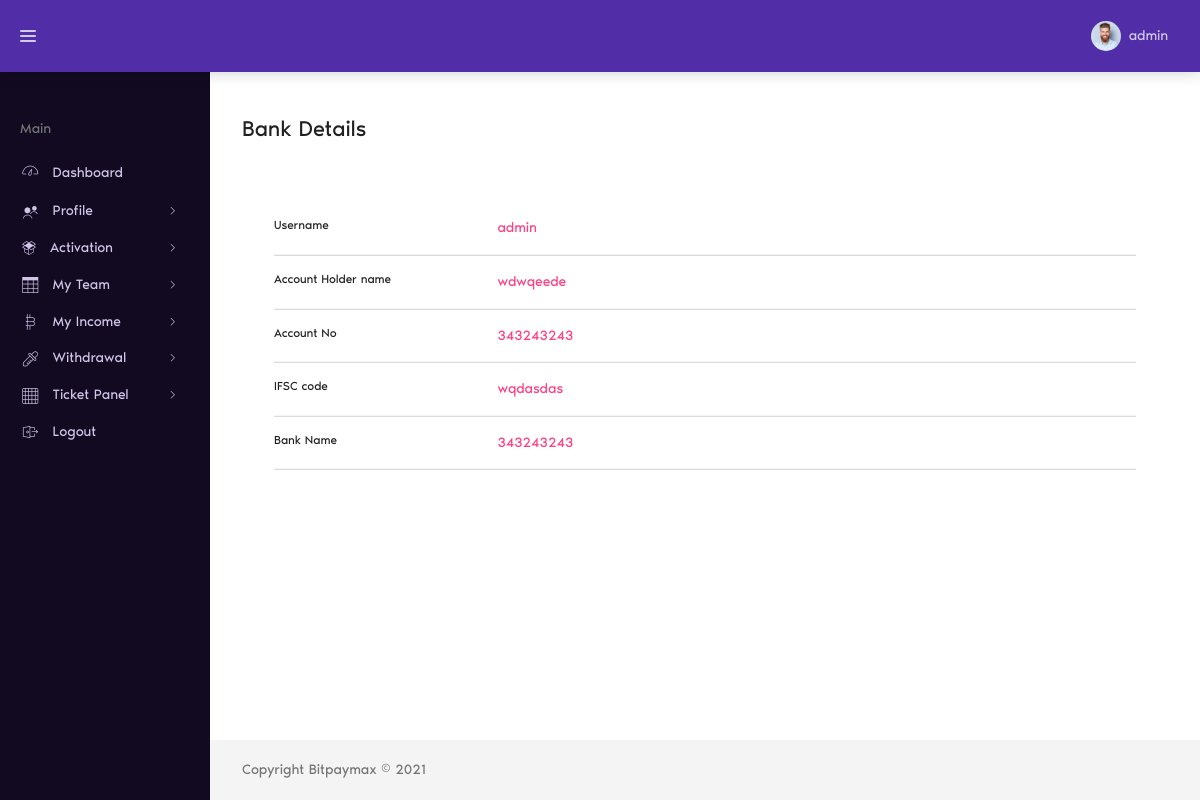
The page /profile/bank-details/ (signed in) on the database its author committed.
### account/models.py (models this page shows, shortened)
class Account(AbstractBaseUser):
	email 					= models.EmailField(verbose_name="email", max_length=60, unique=False,blank=True,null=True)
	username 				= models.CharField(max_length=30, unique=True)
	date_joined				= models.DateTimeField(verbose_name='date joined', auto_now_add=True)
	date_active				= models.DateTimeField(verbose_name='date active',null=True,blank=True)
	last_login				= models.DateTimeField(verbose_name='last login', auto_now=True)
	is_admin				= models.BooleanField(default=False)
	is_active				= models.BooleanField(default=True)
	is_active1              = models.BooleanField(default=False)
	is_staff				= models.BooleanField(default=False)
	is_superuser			= models.BooleanField(default=False)
	total_level_income      = models.FloatField(default=0)
	withdrawal_amount       = models.FloatField(default=0)
	total_roi_income        = models.FloatField(default=0)
	activation_amount       = models.FloatField(default=0)
	available_amount		= models.FloatField(default=0)
	first_name				= models.CharField(max_length=30, unique=False,blank=True,null=True)
	last_name				= models.CharField(max_length=30, unique=False,blank=True,null=True)
	sponsor  				= models.ForeignKey('self',on_delete=models.SET_NULL,blank=True,null=True)
	txn_password            = models.CharField(max_length=30,null=False)
	phon_no                 = models.CharField(max_length=12,blank=True,null=True)
	address                 = models.CharField(max_length=200,blank=True,null=True)
	dob				        = models.DateTimeField(verbose_name='date of birth', null=True, blank=True)
	state					= models.CharField(max_length=100,blank=True,null=True)
	city 					= models.CharField(max_length=50,blank=True,null=True)
	zip_code				= models.CharField(max_length=6,blank=True,null=True)
	profile_pic 			= models.ImageField(default="default.jpg", upload_to="profile_pics",null=True,blank=True)
	password1               = models.CharField(max_length=30,null=True,blank=True)
	packages                = models.ManyToManyField(Package)
	supper_packages         = models.ManyToManyField(Package, related_name="super_pack")
	total_income            = models.PositiveIntegerField(default=0)
	is_able_for_income      = models.BooleanField(default=False)
	USERNAME_FIELD = 'username'
	REQUIRED_FIELDS = ['email']
	objects = MyAccountManager()

### payment/models.py (models this page shows, shortened)
class Bank_Info(models.Model):
	user = models.OneToOneField("account.Account", on_delete=models.CASCADE)
	account_holder_name = models.CharField(max_length=40,default="")
	account_number = models.CharField(max_length=30,default='')
	branch_name = models.CharField(max_length=40,default='')
	ifsc_code = models.CharField(max_length=20,default="")
	bank_name = models.CharField(max_length=30,default='')
	nominee_name = models.CharField(max_length=30,default="")
	cheak = models.BooleanField(default=False)

### profile_app/views.py (the view, shortened to what this page needs)
# urls.py: path('bank-details/', views.bankDetails, name="bankdetails"),
@login_required
def bankDetails(request):
    user = request.user
    d = {}
    try:
        bank_detail = Bank_Info.objects.get(user=user)
        bank = True
        d['bank'] = bank
        d['bank_detail'] = bank_detail
    except Bank_Info.DoesNotExist:
        bank = False
    return render(request,'bankdetails.html',d)

### profile_app/templates/bankdetails.html (shortened to what this page needs)
{% extends "base.html" %}
{% load static %}
{% block content %}
<div class="dt-content-wrapper">
    <div class="dt-content">
        <div class="dt-page__header">
            <h1 class="dt-page__title">Bank Details</h1>
        </div>
        {% if bank %}
        <div class="card-body">
            <div class="row">
                <div class="col-sm-3">
                    <h6 class="mb-0">Username</h6>
                </div>
                <div class="col-sm-9 text-secondary">
                    {{ user.username }}
                </div>
            </div>
            <hr>
            <div class="row">
                <div class="col-sm-3">
                    <h6 class="mb-0">Account Holder name</h6>
                </div>
                <div class="col-sm-9 text-secondary">
                    {{ bank_detail.account_holder_name }}
                </div>
            </div>
            <hr>
            <div class="row">
                <div class="col-sm-3">
                    <h6 class="mb-0">Account No</h6>
                </div>
                <div class="col-sm-9 text-secondary">
                    {{ bank_detail.account_number}}
                </div>
            </div>
            <hr>
            <div class="row">
                <div class="col-sm-3">
                    <h6 class="mb-0">IFSC code</h6>
                </div>
                <div class="col-sm-9 text-secondary">
                    {{ bank_detail.ifsc_code }}
                </div>
            </div>
            <hr>
            <div class="row">
                <div class="col-sm-3">
                    <h6 class="mb-0">Bank Name</h6>
                </div>
                <div class="col-sm-9 text-secondary">
                    {{ bank_detail.bank_name }}
                </div>
            </div>
            <hr>
        </div>
        {% endif %}
    </div>
    <footer class="dt-footer">
        Copyright Bitpaymax © 2021
    </footer>
</div>
{% endblock content %}

### profile_app/templates/base.html (shortened to what this page needs)
{% load static %}
<!DOCTYPE html>
<html lang="en">
<head>
    <link href="https://cdn.jsdelivr.net/npm/bootstrap@5.1.1/dist/css/bootstrap.min.css" rel="stylesheet"
>
    <link rel="stylesheet" href="{% static 'assets/fonts/noir-pro/styles.css' %}">
    <link rel="stylesheet" href="{% static 'plugins/flag-icon-css/css/flag-icon.min.css' %}">
    <link rel="stylesheet" href="{% static 'assets/vendor/gaxon-icon/styles.css' %}">
    <link rel="stylesheet" href="{% static 'plugins/perfect-scrollbar/css/perfect-scrollbar.css' %}">
    <link rel="stylesheet" type="text/css" href="{% static 'plugins/chartist/css/chartist.min.css' %}" media="all" />
    <link rel="stylesheet" type="text/css" href="{% static 'assets/css/default/theme-dark.min.css' %}">
</head>
<body class="dt-layout--default dt-sidebar--fixed dt-header--fixed">
    <div class="dt-root">
        <div class="dt-root__inner">
            <header class="dt-header">
                <div class="dt-header__container">
                    <div class="dt-brand">
                        <div class="dt-brand__tool" data-toggle="main-sidebar">
                            <div class="hamburger-inner"></div>
                        </div>
                    </div>
                    <div class="dt-header__toolbar">
                        <div class="dt-nav-wrapper">
                            <ul class="dt-nav">
                                <li class="dt-nav__item dropdown">
                                    <a href="#" class="dt-nav__link dropdown-toggle no-arrow dt-avatar-wrapper"
                                        data-toggle="dropdown" aria-haspopup="true" aria-expanded="false">
                                        <img class="dt-avatar size-30"
                                            src="{% static 'assets/images/user-avatar/domnic-harris.jpg' %}"
                                            alt="Domnic Harris">
                                        <span class="dt-avatar-info d-none d-sm-block">
                                            <span class="dt-avatar-name">{{ user.username }}</span>
                                        </span> </a>
                                </li>
                            </ul>
                        </div>
                    </div>
                </div>
            </header>
            <main class="dt-main">
                <aside id="main-sidebar" class="dt-sidebar">
                    <div class="dt-sidebar__container">
                        <ul class="dt-side-nav">
                            <li class="dt-side-nav__item dt-side-nav__header">
                                <span class="dt-side-nav__text">main</span>
                            </li>
                            <li class="dt-side-nav__item">
                                <a href="{% url 'profile' %}" class="dt-side-nav__link">
                                    <i class="icon-lgicon icon-dashboard icon-fw icon-lg"></i>
                                    <span class="dt-side-nav__text">Dashboard</span>
                                </a>
                            </li>
                            <li class="dt-side-nav__item">
                                <a href="javascript:void(0)" class="dt-side-nav__link dt-side-nav__arrow"
                                    title="Widgets">
                                    <i class="icon icon-contacts-app icon-fw icon-lg"></i>
                                    <span class="dt-side-nav__text">Profile</span>
                                </a>
                            </li>
                            <li class="dt-side-nav__item">
                                <a href="javascript:void(0)" class="dt-side-nav__link dt-side-nav__arrow">
                                    <i class="icon icon-metrics icon-fw"></i>
                                    <span class="dt-side-nav__text">Activation</span>
                                </a>
                            </li>
                            <li class="dt-side-nav__item">
                                <a href="javascript:void(0)" class="dt-side-nav__link dt-side-nav__arrow">
                                    <i class="icon icon-tables icon-fw icon-lg"></i>
                                    <span class="dt-side-nav__text">My Team</span>
                                </a>
                            </li>
                            <li class="dt-side-nav__item">
                                <a href="javascript:void(0)" class="dt-side-nav__link dt-side-nav__arrow">
                                    <i class="icon icon-crypto icon-fw icon-lg"></i>
                                    <span class="dt-side-nav__text">My Income</span>
                                </a>
                            </li>
                            {% if user.is_superuser %}
                            <li class="dt-side-nav__item">
                                <a href="javascript:void(0)" class="dt-side-nav__link dt-side-nav__arrow">
                                    <i class="icon icon-pickers icon-fw icon-lg"></i>
                                    <span class="dt-side-nav__text">Withdrawal</span>
                                </a>
                            </li>
                            {% endif%}
                            <li class="dt-side-nav__item">
                                <a href="javascript:void(0)" class="dt-side-nav__link dt-side-nav__arrow">
                                    <i class="icon icon-grid icon-fw icon-lg"></i>
                                    <span class="dt-side-nav__text">Ticket Panel</span>
                                </a>
                            </li>
                            <li class="dt-side-nav__item">
                                <a href="{% url 'logout' %}?next={% url 'index' %}" class="dt-side-nav__link" title="Layouts">
                                    <i class="icon icon-login-page icon-fw icon-lg"></i>
                                    <span class="dt-side-nav__text">Logout</span>
                                </a>
                            </li>
                        </ul>
                    </div>
                </aside>
                {% block content %}
                {% endblock content %}
            </main>
        </div>
    </div>
</body>
</html>

### rows shown on the page
Account: username "admin"
Bank_Info: account_holder_name "wdwqeede", account_number "343243243", ifsc_code "wqdasdas", bank_name "343243243"
